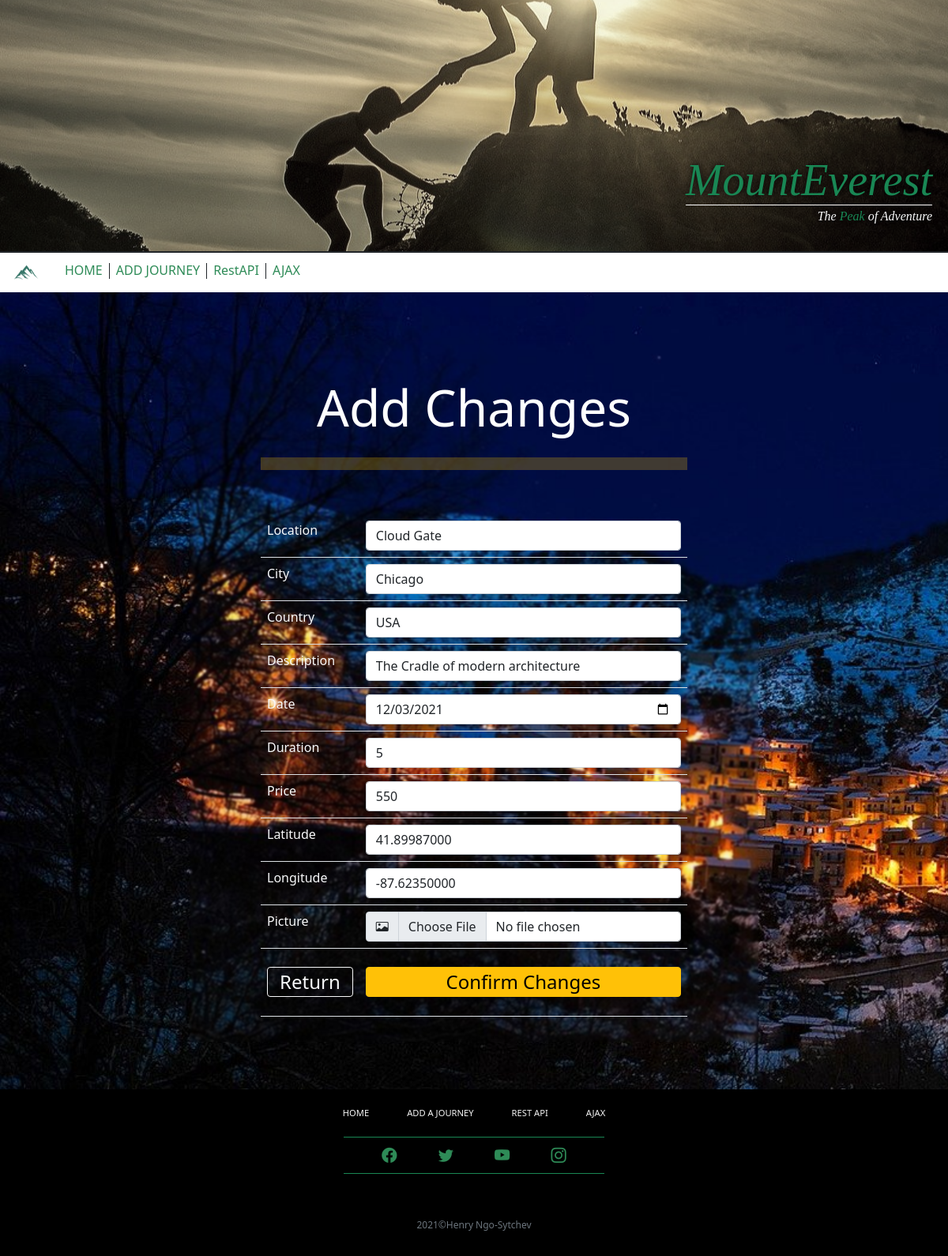
The app's page /CR-12/update.php?id=4 with its own data.
### tables this page shows
CREATE TABLE `journeys` (
  `journey_id` int(11) NOT NULL,
  `location_name` varchar(100) NOT NULL,
  `city` varchar(50) DEFAULT NULL,
  `country` varchar(50) DEFAULT NULL,
  `description` text DEFAULT NULL,
  `date` date DEFAULT NULL,
  `duration` tinyint(4) DEFAULT NULL,
  `price` float DEFAULT NULL,
  `latitude` decimal(10,8) NOT NULL,
  `longitude` decimal(11,8) NOT NULL,
  `picture` text DEFAULT NULL
);

### CR-12/update.php (the view, shortened to what this page needs)
<?php
    require_once("actions/db_connect.php");
    if($_GET["id"]){
        $id = $_GET["id"];
        $sql = "SELECT * FROM journeys WHERE journey_id = '{$id}';";
        $query = mysqli_query($connect, $sql);
        if(mysqli_num_rows($query) == 1){
            $result = mysqli_fetch_all($query, MYSQLI_ASSOC);
            foreach($result as $data){
            $location_name = $data['location_name'];
            $city = $data['city'];
            $country = $data['country'];
            $date = $data['date'];
            $duration = $data['duration'];
            $price = $data['price'];
            $latitude = $data['latitude'];
            $longitude = $data['longitude'];
            $description = $data['description'];
            $picture = $data['picture'];
            }
        } else {
            header("location: error.php");
        }
    } else {
        header("location: error.php");
    }
?>
<!DOCTYPE html>
<html lang="en">
<head>
    <?php require_once("components/bootstrap.php"); ?>
</head>
<body>
<?php
    require_once("components/hero.php");
    require_once("components/navbar.php"); ?>
    <main id="update_page">
        <fieldset id="update_journey" class="mx-auto pt-5 pb-3" style="min-width: 220px; width: 100%; max-width: 720px; backdrop-filter: blur(1px)">
        <legend>
            <h1 class='card-title text-center text-white display-3 mb-4'>Add Changes</h1>
            <hr class="w-75 bg-warning py-2 mt-1 mb-5 mx-auto">
        </legend>
        <form  class="table-responsive" action="actions/a_update.php" method="post" enctype="multipart/form-data">
            <table class="w-75 mx-auto table table-muted table-hover text-light">
                <tr>
                    <td><label for="location_name">Location</label>   </td>
                    <td><input class="form-control" type="text" name="location_name" value="<?= $location_name ?>" id="location_name"></td>
                </tr>
                <tr>
                    <td><label for="city">City</label></td>
                    <td><input class="form-control" type="text" name="city" value="<?= $city ?>" id="city"></td>
                </tr>
                <tr>
                    <td><label for="country">Country</label></td>
                    <td><input class="form-control" type="text" name="country" value="<?= $country ?>" id="country"></td>
                </tr>
                <tr>
                    <td><label for="description">Description</label></td>
                    <td><input class="form-control" type="text" name="description" value="<?= $description ?>" id="description"></td>
                </tr>
                <tr>
                    <td><label for="date">Date</label></td>
                    <td><input class="form-control" type="date" name="date" value="<?= $date ?>" id="date"></td>
                </tr>
                <tr>
                    <td><label for="duration">Duration</label></td>
                    <td><input class="form-control" type="number" name="duration" value="<?= $duration ?>" id="duration"></td>
                </tr>
                <tr>
                    <td><label for="price">Price</label></td>
                    <td><input class="form-control" type="number" name="price" value="<?= $price ?>" id="price"></td>
                </tr>
                <tr>
                    <td><label for="latitude">Latitude</label></td>
                    <td><input class="form-control" type="number" name="latitude" value="<?= $latitude ?>" id="latitude"></td>
                </tr>
                <tr>
                    <td><label for="longitude">Longitude</label></td>
                    <td><input class="form-control" type="number" name="longitude" value="<?= $longitude ?>" id="longitude"></td>
                </tr>
                <tr>
                    <td><label for="picture">Picture</label></td>
                    <td>
                        <div class="input-group">
                            <label class="input-group-text" for="upload_picture"><i class="bi bi-card-image"></i></label>
                            <input class="form-control"  type="file" name="picture" value="<?= $picture ?>" id="upload_picture">
                        </div>
                    </td>
                </tr>
                <tr>
                    <td>
                        <a href="index.php"><p class="btn btn-outline-light fs-4 fw-light py-0 my-3 w-100">Return</p></a>
                    </td>
                    <td class="text-center"><button class="btn btn-warning shadow w-100 fs-4 fw-light py-0 my-3" type="submit">Confirm Changes</button>
                </td>
                </tr>
            </table>
        </form>
        </fieldset>
    </main>
    <?php require_once("components/footer.php")?>
</body>
</html>

### CR-12/update.php (style rules this page uses)
#update_page { min-height: 100vh; margin: 0px; padding: 5% 0%; background: url("img/layout/bg_update.jpg") no-repeat fixed; background-size: cover; }

### records on screen
journeys: location_name "Cloud Gate", city "Chicago", country "USA", description "The Cradle of modern architecture", date "12/03/2021", duration "5", price "550", latitude "41.89987000", longitude "-87.62350000"
